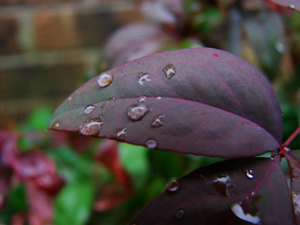
//> input picture ProjectDIP/Proj1/testOpenCV/Truecolor.png, 300 x 225 px
$ ./color2gray ../Truecolor.png   (built with g++ and OpenCV 4)
//> lines starting //> are read from the running program, lines starting //| are printed output that depends on the picture
//CSC495
//aom ball pan
//note most 24 bit -->15 12 9 6 3
#include "opencv2/highgui/highgui.hpp"
#include <stdio.h>


// [7 lines of commented-out code are left out]

int main(int argc, char *argv[])
{
  IplImage* img = 0;
  int height,width,step,channels;
  unsigned char *data, *data_r, *data_g, *data_b, *data_rgb_weighted, *data_rgb_avg, *data_24bits,*data_sepia,
  *data_binary,*data_8bits, *data_15bits,*data_12bits,*data_9bits,*data_6bits,*data_3bits;


  int i,j,k;

  setbuf(stdout, NULL);
  // load an image
  img= cvLoadImage("Truecolor.png");
//> img is the input picture: 225 rows x 300 cols, CV_8UC3; mean B, G, R 63.9, 68.9, 76
  if(!img){
    printf("Could not load image file: %s\n",argv[1]);
    exit(0);
  }

  // get the image data
  height    = img->height;
//> height = 225
  width     = img->width;
//> width = 300
  step      = img->widthStep;
//> step = 900
  channels  = img->nChannels;
//> channels = 3
  data      = (uchar *)img->imageData;


  printf("Processing a %dx%d image with %d channels\n",height,width,channels);
//| Processing a 225x300 image with 3 channels
  printf("step = %d\n", step);
//| step = 900


  // create a window --- show window
  cvNamedWindow("mainWin", CV_WINDOW_AUTOSIZE);
  cvMoveWindow("mainWin", 10, 10); //positioned at (x,y).

  // [8 lines of commented-out code are left out]
  cvNamedWindow( "Binary" ); //c
  cvNamedWindow( "Sepia" ); //d


  // Create an image for the output
  IplImage* copy = cvCreateImage( cvGetSize(img), IPL_DEPTH_8U, 3 ); //three channels.
  cvCopy(img, copy);

  IplImage* out_r = cvCreateImage( cvGetSize(img), IPL_DEPTH_8U, 3 );
  IplImage* out_g = cvCreateImage( cvGetSize(img), IPL_DEPTH_8U, 3 );
  IplImage* out_b = cvCreateImage( cvGetSize(img), IPL_DEPTH_8U, 3 );
  IplImage* out_rgb_avg = cvCreateImage( cvGetSize(img), IPL_DEPTH_8U, 3 );
  IplImage* out_rgb_weighted = cvCreateImage( cvGetSize(img), IPL_DEPTH_8U, 3 );

//-------------------------------
  IplImage* out_3bits =  cvCreateImage( cvGetSize(img), IPL_DEPTH_8U, 3 );
  IplImage* out_6bits =  cvCreateImage( cvGetSize(img), IPL_DEPTH_8U, 3 );
  IplImage* out_9bits =  cvCreateImage( cvGetSize(img), IPL_DEPTH_8U, 3 );
  IplImage* out_12bits = cvCreateImage( cvGetSize(img), IPL_DEPTH_8U, 3 );
  IplImage* out_15bits = cvCreateImage( cvGetSize(img), IPL_DEPTH_8U, 3 );
//--------------------------------------

  IplImage* out_8bits = cvCreateImage( cvGetSize(img), IPL_DEPTH_8U, 1 ); //one channel.
  IplImage* out_24bits = cvCreateImage( cvGetSize(img), IPL_DEPTH_8U, 3 ); //three channel.
  IplImage* out_binary = cvCreateImage( cvGetSize(img), IPL_DEPTH_8U, 1 );
  IplImage* out_sepia = cvCreateImage( cvGetSize(img), IPL_DEPTH_8U, 3 );


  data_rgb_avg = (uchar *) out_rgb_avg->imageData;
  data_rgb_weighted = (uchar *) out_rgb_weighted->imageData;
  data_r = (uchar *) out_r->imageData;
  data_g = (uchar *) out_g->imageData;
  data_b = (uchar *) out_b->imageData;
  data_3bits = (uchar *) out_3bits->imageData;
  data_9bits = (uchar *) out_9bits->imageData;
  data_6bits = (uchar *) out_6bits->imageData;
  data_8bits = (uchar *) out_8bits->imageData;
  data_12bits = (uchar *) out_12bits->imageData;
  data_15bits = (uchar *) out_15bits->imageData;
  data_24bits = (uchar *) out_24bits->imageData;
  data_binary = (uchar *) out_binary->imageData;
  data_sepia = (uchar *) out_sepia->imageData;


  int intensity_val_avg = 0;
  uchar intensity_val_weighted = 0;


  for(i=0;i<height;i++){
	  for(j=0;j<width;j++){

		  //3bit
		  for(k=0;k<channels;k++){
			  if(data[i*step+j*channels+k]>127){
				  data_3bits[i*step+j*channels+k] = 255;}
			  else{data_3bits[i*step+j*channels+k]= 0;}
		  }
		  //6bit
		  for(k=0;k<channels;k++){
			  if(data[i*step+j*channels+k] >= 0 && data[i*step+j*channels+k] < 64 ){
				  data_6bits[i*step+j*channels+k] = 64;}
			  else if(data[i*step+j*channels+k]>= 64 && data[i*step+j*channels+k] < 128){
		 		  data_6bits[i*step+j*channels+k] = 128;}
			  else if(data[i*step+j*channels+k]>= 128 && data[i*step+j*channels+k] < 192 ){
		 		  data_6bits[i*step+j*channels+k] = 192;}
			  else{data_6bits[i*step+j*channels+k]= 255;}
		  }

		  //9bit
		  for(k=0;k<channels;k++){
			  if(data[i*step+j*channels+k]>= 0&& data[i*step+j*channels+k] < 32 ){
 		 		  data_9bits[i*step+j*channels+k] = 32;}
			  else if(data[i*step+j*channels+k]>= 32&& data[i*step+j*channels+k] < 64 ){
				  data_9bits[i*step+j*channels+k] = 64;}
			  else if(data[i*step+j*channels+k]>=64  && data[i*step+j*channels+k] < 96 ){
 		 		  data_9bits[i*step+j*channels+k] = 96;}
			  else if(data[i*step+j*channels+k]>= 96&& data[i*step+j*channels+k] < 128 ){
 		 		  data_9bits[i*step+j*channels+k] = 128;}
			  else if(data[i*step+j*channels+k]>= 128&& data[i*step+j*channels+k] < 160 ){
				  data_9bits[i*step+j*channels+k] = 160;}
			  else if(data[i*step+j*channels+k]>= 160&& data[i*step+j*channels+k] < 192 ){
				  data_9bits[i*step+j*channels+k] = 192;}
			  else if(data[i*step+j*channels+k]>= 192&& data[i*step+j*channels+k] < 224 ){
				  data_9bits[i*step+j*channels+k] = 224;}
			  else{data_9bits[i*step+j*channels+k]= 255;}
		  }

		 	//12bit
		 	for(k=0;k<channels;k++){
		 		if(data[i*step+j*channels+k]>= 0&& data[i*step+j*channels+k] < 16 ){
		 		 	data_12bits[i*step+j*channels+k] = 16;}
		 		else if(data[i*step+j*channels+k]>= 16 && data[i*step+j*channels+k] < 32 ){
		 			data_12bits[i*step+j*channels+k] = 32;}
		 		else if(data[i*step+j*channels+k]>= 32 && data[i*step+j*channels+k] < 64 ){
		 			data_12bits[i*step+j*channels+k] = 64;}
		 		else if(data[i*step+j*channels+k]>= 64 && data[i*step+j*channels+k] < 80 ){
		 		 	data_12bits[i*step+j*channels+k] = 80;}
		 		else if(data[i*step+j*channels+k]>= 80 && data[i*step+j*channels+k] < 96 ){
		 		 	data_12bits[i*step+j*channels+k] = 96;}
		 		else if(data[i*step+j*channels+k]>= 96 && data[i*step+j*channels+k] < 112 ){
		 		 	data_12bits[i*step+j*channels+k] = 112;}
		 		else if(data[i*step+j*channels+k]>= 112 && data[i*step+j*channels+k] < 128 ){
		 		 	data_12bits[i*step+j*channels+k] = 128;}
		 		else if(data[i*step+j*channels+k]>= 128 && data[i*step+j*channels+k] < 144 ){
		 		 	data_12bits[i*step+j*channels+k] = 144;}
		 		else if(data[i*step+j*channels+k]>= 144 && data[i*step+j*channels+k] < 160 ){
		 		 	data_12bits[i*step+j*channels+k] = 160;}
		 		else if(data[i*step+j*channels+k]>= 160 && data[i*step+j*channels+k] < 176 ){
		 		 	data_12bits[i*step+j*channels+k] = 176;}
		 		else if(data[i*step+j*channels+k]>= 176 && data[i*step+j*channels+k] < 192 ){
		 		 	data_12bits[i*step+j*channels+k] = 192;}
		 		else if(data[i*step+j*channels+k]>= 192 && data[i*step+j*channels+k] < 208 ){
		 		 	data_12bits[i*step+j*channels+k] = 208;}
		 		else if(data[i*step+j*channels+k]>= 208 && data[i*step+j*channels+k] < 224 ){
		 		 	data_12bits[i*step+j*channels+k] = 224;}
		 		else if(data[i*step+j*channels+k]>= 224 && data[i*step+j*channels+k] < 240 ){
		 		 	data_12bits[i*step+j*channels+k] = 240;}
		 		else{data_12bits[i*step+j*channels+k]= 255;}
		 	}

		 	//15 bit == 32 case
		 	for(k=0;k<channels;k++){
			 	 if(data[i*step+j*channels+k]>= 0 && data[i*step+j*channels+k] < 8 ){
						 data_15bits[i*step+j*channels+k] = 8;}
					else if(data[i*step+j*channels+k]>= 8 && data[i*step+j*channels+k] <16 ){
						 data_15bits[i*step+j*channels+k] = 16;}
					else if(data[i*step+j*channels+k]>= 16 && data[i*step+j*channels+k] < 24 ){
						 data_15bits[i*step+j*channels+k] = 24;}
					else if(data[i*step+j*channels+k]>= 24 && data[i*step+j*channels+k] < 32 ){
						 data_15bits[i*step+j*channels+k] = 32;}
					else if(data[i*step+j*channels+k]>= 32 && data[i*step+j*channels+k] < 40 ){
						data_15bits[i*step+j*channels+k] = 40;}
					else if(data[i*step+j*channels+k]>= 40 && data[i*step+j*channels+k] < 48 ){
						data_15bits[i*step+j*channels+k] = 48;}
					else if(data[i*step+j*channels+k]>= 48 && data[i*step+j*channels+k] < 56 ){
						data_15bits[i*step+j*channels+k] = 56;}
					else if(data[i*step+j*channels+k]>= 56 && data[i*step+j*channels+k] < 64 ){
						data_15bits[i*step+j*channels+k] = 64;}
					else if(data[i*step+j*channels+k]>= 64 && data[i*step+j*channels+k] < 72 ){
						data_15bits[i*step+j*channels+k] = 72;}
					else if(data[i*step+j*channels+k]>= 72 && data[i*step+j*channels+k] < 80 ){
						data_15bits[i*step+j*channels+k] = 80;}
					else if(data[i*step+j*channels+k]>= 80 && data[i*step+j*channels+k] < 88 ){
						data_15bits[i*step+j*channels+k] = 88;}
					else if(data[i*step+j*channels+k]>= 88 && data[i*step+j*channels+k] < 96 ){
						data_15bits[i*step+j*channels+k] = 96;}
					else if(data[i*step+j*channels+k]>= 96 && data[i*step+j*channels+k] < 104 ){
						 data_15bits[i*step+j*channels+k] = 104;}
					else if(data[i*step+j*channels+k]>= 104 && data[i*step+j*channels+k] < 112 ){
						 data_15bits[i*step+j*channels+k] = 112;}
					else if(data[i*step+j*channels+k]>= 112 && data[i*step+j*channels+k] < 120 ){
						 data_15bits[i*step+j*channels+k] = 120;}
					else if(data[i*step+j*channels+k]>= 120 && data[i*step+j*channels+k] < 128 ){
						 data_15bits[i*step+j*channels+k] = 128;}
					else if(data[i*step+j*channels+k]>= 128 && data[i*step+j*channels+k] < 136 ){
						 data_15bits[i*step+j*channels+k] = 136;}
					else if(data[i*step+j*channels+k]>= 136 && data[i*step+j*channels+k] < 144 ){
						 data_15bits[i*step+j*channels+k] = 144;}
					else if(data[i*step+j*channels+k]>= 144 && data[i*step+j*channels+k] < 152 ){
						 data_15bits[i*step+j*channels+k] = 152;}
					else if(data[i*step+j*channels+k]>= 152 && data[i*step+j*channels+k] <160 ){
						 data_15bits[i*step+j*channels+k] = 160;}
					else if(data[i*step+j*channels+k]>= 160 && data[i*step+j*channels+k] < 168 ){
						 data_15bits[i*step+j*channels+k] = 168;}
					else if(data[i*step+j*channels+k]>= 168 && data[i*step+j*channels+k] < 176 ){
						data_15bits[i*step+j*channels+k] = 176;}
					else if(data[i*step+j*channels+k]>= 176 && data[i*step+j*channels+k] < 184 ){
						data_15bits[i*step+j*channels+k] = 184;}
					else if(data[i*step+j*channels+k]>= 184 && data[i*step+j*channels+k] < 192 ){
						data_15bits[i*step+j*channels+k] =192;}
					else if(data[i*step+j*channels+k]>= 192 && data[i*step+j*channels+k] < 200 ){
						data_15bits[i*step+j*channels+k] = 200;}
					else if(data[i*step+j*channels+k]>= 200 && data[i*step+j*channels+k] < 208 ){
						data_15bits[i*step+j*channels+k] = 208;}
					else if(data[i*step+j*channels+k]>= 208 && data[i*step+j*channels+k] < 216 ){
						data_15bits[i*step+j*channels+k] = 216;}
					else if(data[i*step+j*channels+k]>= 216 && data[i*step+j*channels+k] < 224 ){
						data_15bits[i*step+j*channels+k] = 224;}
					else if(data[i*step+j*channels+k]>= 224 && data[i*step+j*channels+k] < 232 ){
						data_15bits[i*step+j*channels+k] = 232;}
					else if(data[i*step+j*channels+k]>= 232 && data[i*step+j*channels+k] < 240 ){
						data_15bits[i*step+j*channels+k] = 240;}
					else if(data[i*step+j*channels+k]>= 240  && data[i*step+j*channels+k] < 248 ){
						data_15bits[i*step+j*channels+k] = 248;}
					else{data_15bits[i*step+j*channels+k]= 255;}
				 }


		  intensity_val_avg = 0;
		  for(k=0;k<channels;k++){
			  intensity_val_avg += data[i*step+j*channels+k];
		  }
		  //Intensity_val_avg is equal to (R+G+B)/3.0;
		  intensity_val_avg = (uchar) (intensity_val_avg /3.0);

		  // Weighted intensity (Y) of RGB.
		  // Y = 0.2126*R + 0.7152*G + 0.0722*B.
		  intensity_val_weighted = (uchar) (0.2126 * data[i*step+j*channels+2])+
		  				  (uchar) (0.7152 * data[i*step+j*channels+1]) +
		  				  (uchar) (0.0722 * data[i*step+j*channels+0]);


		  // Three channels.
		  for(k=0;k<channels;k++){
			  data_rgb_avg[i*step+j*channels+k]= (uchar) intensity_val_avg;
			  data_rgb_weighted[i*step+j*channels+k]= (uchar) intensity_val_weighted;
			  data_r[i*step+j*channels+k]= data[i*step+j*channels+2];
			  data_g[i*step+j*channels+k]= data[i*step+j*channels+1];
			  data_b[i*step+j*channels+k]= data[i*step+j*channels+0];

			  data_24bits[i*step+j*channels+k]= (uchar) intensity_val_weighted;
		  }


		  // One channel.
		  int step_3 = step/3;
		  data_8bits[i*step_3+j]= (uchar) intensity_val_weighted; //change color image to gray 8 bit


		  // binary = black white 128(1 bit)
		  int blackwhite = 0;
		  blackwhite = data[i*step+j*channels+2]*11 + data[i*step+j*channels+1]*16 + data[i*step+j*channels+0]*5;
		  blackwhite = (uchar) (blackwhite/32);

		  if(blackwhite>=128){blackwhite=255;}

		  data_binary[i*step_3+j] = (uchar) blackwhite;

		  //sepia

		  int r = .393 * data[i*step+j*channels+2] + .768 * data[i*step+j*channels+1] + .189 * data[i*step+j*channels+0];
		  		  int g = .349 * data[i*step+j*channels+2] + .686 * data[i*step+j*channels+1] + .168 * data[i*step+j*channels+0];
		  		  int b = .272 * data[i*step+j*channels+2] + .534 * data[i*step+j*channels+1] + .131 * data[i*step+j*channels+0];

		  		  if(r>=255){r=255;}	data_sepia[i*step+j*channels+2] = r;
		  		  if(g>=255){g=255;}	data_sepia[i*step+j*channels+1] = g;
		  		  if(b>=255){b=255;}	data_sepia[i*step+j*channels+0] = b;


	  }
  }
//> this loop made 225 passes
//> (intensity_val_avg, intensity_val_weighted) on passes 1 to 3: (119, 110), (121, 111), (125, 113)
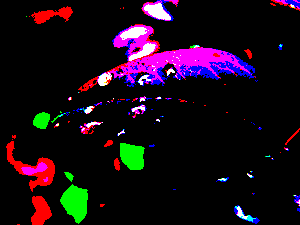
//> out_3bits: 225 rows x 300 cols, CV_8UC3; mean B, G, R 21.5, 10.8, 24.1
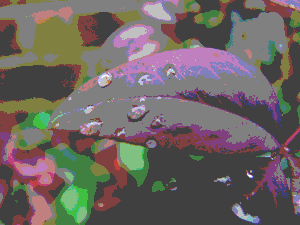
//> out_6bits: 225 rows x 300 cols, CV_8UC3; mean B, G, R 98, 100.4, 108.8
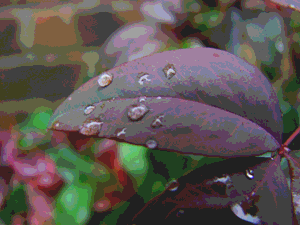
//> out_9bits: 225 rows x 300 cols, CV_8UC3; mean B, G, R 81.2, 85.3, 92.6
//> after the loop, intensity_val_avg = 38; intensity_val_weighted = 33

  // [8 lines of commented-out code are left out]

  cvShowImage("mainWin", img );
  cvShowImage("8 bit gray scale (one channel)", out_8bits);
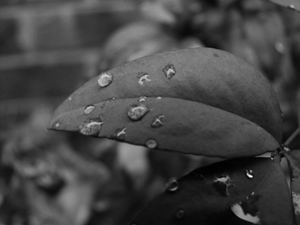
//> window '8 bit gray scale (one channel)': 225 rows x 300 cols, CV_8UC1; min 1, max 250, mean 68.6
  cvShowImage("3 bits",out_3bits);
  cvShowImage("6 bits)", out_6bits);
  cvShowImage("9 bits",out_9bits);
  cvShowImage("12 bits",out_12bits);
  cvShowImage("15 bits",out_15bits);
  cvShowImage("24 bit gray scale (three channel)", out_24bits);
  cvShowImage("Binary", out_binary);
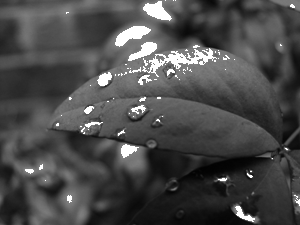
//> window 'Binary': 225 rows x 300 cols, CV_8UC1; min 2, max 255, mean 74.5
  cvShowImage("Sepia", out_sepia);
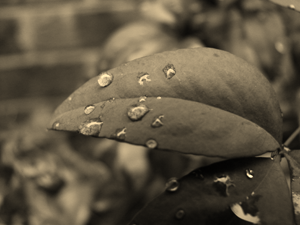
//> window 'Sepia': 225 rows x 300 cols, CV_8UC3; mean B, G, R 65.4, 84.1, 94.4

  // wait for a key
  cvWaitKey(0);

  // release the image
  cvReleaseImage(&img);
  cvReleaseImage(&copy);
  cvReleaseImage(&out_rgb_avg);
  cvReleaseImage(&out_rgb_weighted);
  cvReleaseImage(&out_3bits);
  cvReleaseImage(&out_6bits);
  cvReleaseImage(&out_8bits);
  cvReleaseImage(&out_9bits);
  cvReleaseImage(&out_12bits);
  cvReleaseImage(&out_15bits);
  cvReleaseImage(&out_24bits);
  cvReleaseImage(&out_binary);
  cvReleaseImage(&out_sepia);

  return 0;
}

$ run again, with ProjectDIP/Proj1/testOpenCV/1.jpg saved as ProjectDIP/Proj1/testOpenCV/Truecolor.png
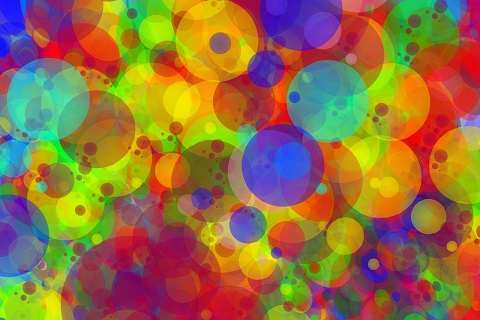
//> input picture ProjectDIP/Proj1/testOpenCV/1.jpg, 480 x 320 px
//> img is the input picture: 320 rows x 480 cols, CV_8UC3; mean B, G, R 64.6, 112.3, 147.4
//| Processing a 320x480 image with 3 channels
//| step = 1440
//> the loop `for(i=0;i<height;i++)` made 320 passes
//> (intensity_val_avg, intensity_val_weighted) on passes 1 to 3: (96, 47), (95, 47), (93, 47)
//> after the loop `for(i=0;i<height;i++)`:
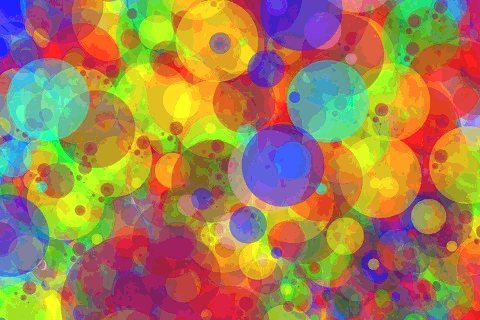
//> out_9bits: 320 rows x 480 cols, CV_8UC3; mean B, G, R 83.2, 128.8, 163.9
//> after the loop `for(i=0;i<height;i++)`: intensity_val_avg = 93; intensity_val_weighted = 66
//> `cvShowImage("Sepia", out_sepia);`:
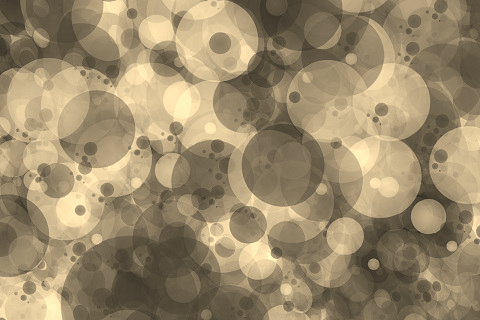
//> window 'Sepia': 320 rows x 480 cols, CV_8UC3; mean B, G, R 108, 138.8, 155.7

$ run again, with ProjectDIP/Proj1/testOpenCV/1298402103Jellyfish.jpg saved as ProjectDIP/Proj1/testOpenCV/Truecolor.png
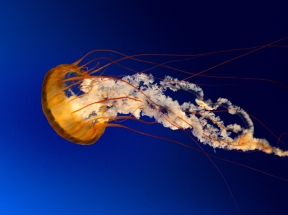
//> input picture ProjectDIP/Proj1/testOpenCV/1298402103Jellyfish.jpg, 288 x 215 px
//> img is the input picture: 215 rows x 288 cols, CV_8UC3; mean B, G, R 97, 39.3, 30.5
//| Processing a 215x288 image with 3 channels
//| step = 864
//> the loop `for(i=0;i<height;i++)` made 215 passes
//> (intensity_val_avg, intensity_val_weighted) on passes 1 to 3: (16, 3), (16, 3), (15, 3)
//> after the loop `for(i=0;i<height;i++)`:
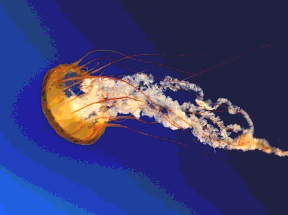
//> out_9bits: 215 rows x 288 cols, CV_8UC3; mean B, G, R 112.7, 59.3, 57.8
//> after the loop `for(i=0;i<height;i++)`: intensity_val_avg = 20; intensity_val_weighted = 6
//> `cvShowImage("Sepia", out_sepia);`:
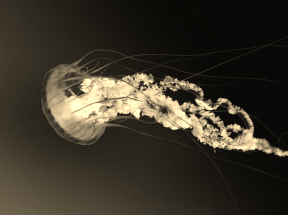
//> window 'Sepia': 215 rows x 288 cols, CV_8UC3; mean B, G, R 41.4, 53.3, 59.5
